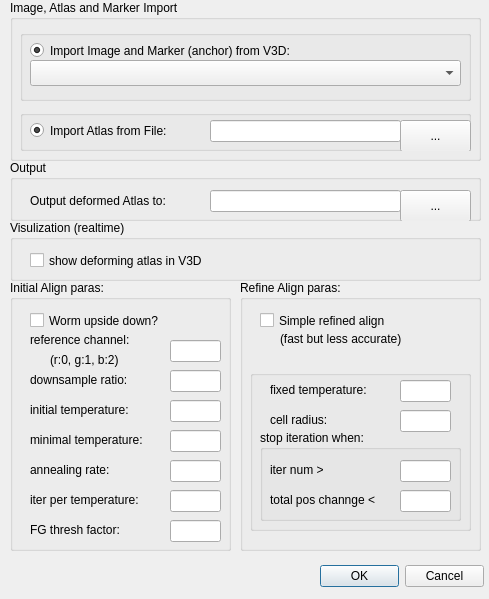
<?xml version="1.0" encoding="UTF-8"?>
<ui version="4.0">
 <class>ParaDialogCombine</class>
 <widget class="QDialog" name="ParaDialogCombine">
  <property name="enabled">
   <bool>true</bool>
  </property>
  <property name="geometry">
   <rect>
    <x>0</x>
    <y>0</y>
    <width>489</width>
    <height>599</height>
   </rect>
  </property>
  <property name="windowTitle">
   <string>Atlas Guided C.elegans Cell Annotation</string>
  </property>
  <widget class="QDialogButtonBox" name="buttonBox">
   <property name="geometry">
    <rect>
     <x>320</x>
     <y>560</y>
     <width>164</width>
     <height>32</height>
    </rect>
   </property>
   <property name="layoutDirection">
    <enum>Qt::LeftToRight</enum>
   </property>
   <property name="orientation">
    <enum>Qt::Horizontal</enum>
   </property>
   <property name="standardButtons">
    <set>QDialogButtonBox::Cancel|QDialogButtonBox::Ok</set>
   </property>
  </widget>
  <widget class="QGroupBox" name="groupBox">
   <property name="geometry">
    <rect>
     <x>20</x>
     <y>30</y>
     <width>451</width>
     <height>71</height>
    </rect>
   </property>
   <property name="title">
    <string/>
   </property>
   <widget class="QRadioButton" name="radioButton_imgv3d">
    <property name="geometry">
     <rect>
      <x>10</x>
      <y>10</y>
      <width>431</width>
      <height>21</height>
     </rect>
    </property>
    <property name="text">
     <string>Import Image and Marker (anchor) from V3D:</string>
    </property>
    <property name="checked">
     <bool>true</bool>
    </property>
   </widget>
   <widget class="QComboBox" name="comboBox_imgv3d">
    <property name="enabled">
     <bool>true</bool>
    </property>
    <property name="geometry">
     <rect>
      <x>10</x>
      <y>30</y>
      <width>431</width>
      <height>26</height>
     </rect>
    </property>
   </widget>
  </widget>
  <widget class="QGroupBox" name="groupBox_2">
   <property name="geometry">
    <rect>
     <x>20</x>
     <y>110</y>
     <width>451</width>
     <height>41</height>
    </rect>
   </property>
   <property name="title">
    <string/>
   </property>
   <widget class="QRadioButton" name="radioButton_atlasfile">
    <property name="geometry">
     <rect>
      <x>10</x>
      <y>10</y>
      <width>175</width>
      <height>21</height>
     </rect>
    </property>
    <property name="text">
     <string>Import Atlas from File:</string>
    </property>
    <property name="checked">
     <bool>true</bool>
    </property>
   </widget>
   <widget class="QLineEdit" name="lineEdit_atlasfile">
    <property name="geometry">
     <rect>
      <x>190</x>
      <y>10</y>
      <width>191</width>
      <height>22</height>
     </rect>
    </property>
   </widget>
   <widget class="QPushButton" name="pushButton_atlasfile">
    <property name="geometry">
     <rect>
      <x>380</x>
      <y>10</y>
      <width>71</width>
      <height>32</height>
     </rect>
    </property>
    <property name="text">
     <string>...</string>
    </property>
   </widget>
  </widget>
  <widget class="QGroupBox" name="groupBox_3">
   <property name="geometry">
    <rect>
     <x>10</x>
     <y>0</y>
     <width>471</width>
     <height>161</height>
    </rect>
   </property>
   <property name="title">
    <string>Image, Atlas and Marker Import</string>
   </property>
  </widget>
  <widget class="QGroupBox" name="groupBox_4">
   <property name="geometry">
    <rect>
     <x>10</x>
     <y>280</y>
     <width>221</width>
     <height>271</height>
    </rect>
   </property>
   <property name="title">
    <string>Initial Align paras:</string>
   </property>
   <widget class="QCheckBox" name="checkBox_wormupsidedown">
    <property name="geometry">
     <rect>
      <x>20</x>
      <y>30</y>
      <width>171</width>
      <height>21</height>
     </rect>
    </property>
    <property name="text">
     <string>Worm upside down?</string>
    </property>
   </widget>
   <widget class="QLineEdit" name="lineEdit_refchannel">
    <property name="geometry">
     <rect>
      <x>160</x>
      <y>60</y>
      <width>51</width>
      <height>22</height>
     </rect>
    </property>
   </widget>
   <widget class="QLabel" name="label_refchannel">
    <property name="geometry">
     <rect>
      <x>20</x>
      <y>50</y>
      <width>131</width>
      <height>20</height>
     </rect>
    </property>
    <property name="text">
     <string>reference channel:</string>
    </property>
   </widget>
   <widget class="QLabel" name="label_downsampleratio">
    <property name="geometry">
     <rect>
      <x>20</x>
      <y>90</y>
      <width>131</width>
      <height>20</height>
     </rect>
    </property>
    <property name="text">
     <string>downsample ratio:</string>
    </property>
   </widget>
   <widget class="QLabel" name="label_temperature_ini">
    <property name="geometry">
     <rect>
      <x>20</x>
      <y>120</y>
      <width>131</width>
      <height>20</height>
     </rect>
    </property>
    <property name="text">
     <string>initial temperature:</string>
    </property>
   </widget>
   <widget class="QLabel" name="label_temperature_min">
    <property name="geometry">
     <rect>
      <x>20</x>
      <y>150</y>
      <width>141</width>
      <height>20</height>
     </rect>
    </property>
    <property name="text">
     <string>minimal temperature:</string>
    </property>
   </widget>
   <widget class="QLabel" name="label_annealingrate">
    <property name="geometry">
     <rect>
      <x>20</x>
      <y>180</y>
      <width>131</width>
      <height>20</height>
     </rect>
    </property>
    <property name="text">
     <string>annealing rate:</string>
    </property>
   </widget>
   <widget class="QLabel" name="label_iter_pertemp">
    <property name="geometry">
     <rect>
      <x>20</x>
      <y>210</y>
      <width>141</width>
      <height>20</height>
     </rect>
    </property>
    <property name="text">
     <string>iter per temperature:</string>
    </property>
   </widget>
   <widget class="QLineEdit" name="lineEdit_downsampleratio">
    <property name="geometry">
     <rect>
      <x>160</x>
      <y>90</y>
      <width>51</width>
      <height>22</height>
     </rect>
    </property>
   </widget>
   <widget class="QLineEdit" name="lineEdit_temp_ini">
    <property name="geometry">
     <rect>
      <x>160</x>
      <y>120</y>
      <width>51</width>
      <height>22</height>
     </rect>
    </property>
   </widget>
   <widget class="QLineEdit" name="lineEdit_temp_min">
    <property name="geometry">
     <rect>
      <x>160</x>
      <y>150</y>
      <width>51</width>
      <height>22</height>
     </rect>
    </property>
   </widget>
   <widget class="QLineEdit" name="lineEdit_annealingrate">
    <property name="geometry">
     <rect>
      <x>160</x>
      <y>180</y>
      <width>51</width>
      <height>22</height>
     </rect>
    </property>
   </widget>
   <widget class="QLineEdit" name="lineEdit_niter_pertemp">
    <property name="geometry">
     <rect>
      <x>160</x>
      <y>210</y>
      <width>51</width>
      <height>22</height>
     </rect>
    </property>
   </widget>
   <widget class="QLabel" name="label">
    <property name="geometry">
     <rect>
      <x>40</x>
      <y>70</y>
      <width>111</width>
      <height>20</height>
     </rect>
    </property>
    <property name="text">
     <string>(r:0, g:1, b:2)</string>
    </property>
   </widget>
   <widget class="QLineEdit" name="lineEdit_fgthresh">
    <property name="geometry">
     <rect>
      <x>160</x>
      <y>240</y>
      <width>51</width>
      <height>22</height>
     </rect>
    </property>
   </widget>
   <widget class="QLabel" name="label_annealingrate_2">
    <property name="geometry">
     <rect>
      <x>20</x>
      <y>240</y>
      <width>121</width>
      <height>20</height>
     </rect>
    </property>
    <property name="text">
     <string>FG thresh factor:</string>
    </property>
   </widget>
  </widget>
  <widget class="QGroupBox" name="groupBox_5">
   <property name="geometry">
    <rect>
     <x>240</x>
     <y>280</y>
     <width>241</width>
     <height>271</height>
    </rect>
   </property>
   <property name="title">
    <string>Refine Align paras:</string>
   </property>
   <widget class="QCheckBox" name="checkBox_refinealign_simple">
    <property name="geometry">
     <rect>
      <x>20</x>
      <y>30</y>
      <width>201</width>
      <height>21</height>
     </rect>
    </property>
    <property name="text">
     <string>Simple refined align</string>
    </property>
   </widget>
   <widget class="QGroupBox" name="groupBox_7">
    <property name="geometry">
     <rect>
      <x>10</x>
      <y>90</y>
      <width>221</width>
      <height>161</height>
     </rect>
    </property>
    <property name="title">
     <string/>
    </property>
    <widget class="QGroupBox" name="groupBox_6">
     <property name="geometry">
      <rect>
       <x>10</x>
       <y>60</y>
       <width>201</width>
       <height>91</height>
      </rect>
     </property>
     <property name="title">
      <string>stop iteration when:</string>
     </property>
     <widget class="QLabel" name="label_9">
      <property name="geometry">
       <rect>
        <x>10</x>
        <y>30</y>
        <width>91</width>
        <height>20</height>
       </rect>
      </property>
      <property name="text">
       <string>iter num &gt; </string>
      </property>
     </widget>
     <widget class="QLineEdit" name="lineEdit_ref_maxiter">
      <property name="geometry">
       <rect>
        <x>140</x>
        <y>30</y>
        <width>51</width>
        <height>22</height>
       </rect>
      </property>
     </widget>
     <widget class="QLineEdit" name="lineEdit_ref_minposchange">
      <property name="geometry">
       <rect>
        <x>140</x>
        <y>60</y>
        <width>51</width>
        <height>22</height>
       </rect>
      </property>
     </widget>
     <widget class="QLabel" name="label_10">
      <property name="geometry">
       <rect>
        <x>10</x>
        <y>60</y>
        <width>141</width>
        <height>20</height>
       </rect>
      </property>
      <property name="text">
       <string>total pos channge &lt; </string>
      </property>
     </widget>
    </widget>
    <widget class="QLineEdit" name="lineEdit_ref_cellradius">
     <property name="geometry">
      <rect>
       <x>150</x>
       <y>40</y>
       <width>51</width>
       <height>22</height>
      </rect>
     </property>
    </widget>
    <widget class="QLabel" name="label_7">
     <property name="geometry">
      <rect>
       <x>20</x>
       <y>10</y>
       <width>131</width>
       <height>20</height>
      </rect>
     </property>
     <property name="text">
      <string>fixed temperature:</string>
     </property>
    </widget>
    <widget class="QLineEdit" name="lineEdit_ref_temperature">
     <property name="geometry">
      <rect>
       <x>150</x>
       <y>10</y>
       <width>51</width>
       <height>22</height>
      </rect>
     </property>
    </widget>
    <widget class="QLabel" name="label_8">
     <property name="geometry">
      <rect>
       <x>20</x>
       <y>40</y>
       <width>131</width>
       <height>20</height>
      </rect>
     </property>
     <property name="text">
      <string>cell radius:</string>
     </property>
    </widget>
   </widget>
   <widget class="QLabel" name="label_11">
    <property name="geometry">
     <rect>
      <x>40</x>
      <y>50</y>
      <width>151</width>
      <height>17</height>
     </rect>
    </property>
    <property name="text">
     <string>(fast but less accurate)</string>
    </property>
   </widget>
  </widget>
  <widget class="QGroupBox" name="groupBox_8">
   <property name="geometry">
    <rect>
     <x>10</x>
     <y>160</y>
     <width>471</width>
     <height>61</height>
    </rect>
   </property>
   <property name="title">
    <string>Output</string>
   </property>
   <widget class="QLabel" name="label_12">
    <property name="geometry">
     <rect>
      <x>20</x>
      <y>30</y>
      <width>171</width>
      <height>21</height>
     </rect>
    </property>
    <property name="text">
     <string>Output deformed Atlas to:</string>
    </property>
   </widget>
   <widget class="QLineEdit" name="lineEdit_atlas_output">
    <property name="geometry">
     <rect>
      <x>200</x>
      <y>30</y>
      <width>191</width>
      <height>22</height>
     </rect>
    </property>
   </widget>
   <widget class="QPushButton" name="pushButton_atlas_output">
    <property name="geometry">
     <rect>
      <x>390</x>
      <y>30</y>
      <width>71</width>
      <height>32</height>
     </rect>
    </property>
    <property name="text">
     <string>...</string>
    </property>
   </widget>
  </widget>
  <widget class="QGroupBox" name="groupBox_9">
   <property name="geometry">
    <rect>
     <x>10</x>
     <y>220</y>
     <width>471</width>
     <height>61</height>
    </rect>
   </property>
   <property name="title">
    <string>Visulization (realtime)</string>
   </property>
   <widget class="QCheckBox" name="checkBox_showV3D_pts">
    <property name="geometry">
     <rect>
      <x>20</x>
      <y>30</y>
      <width>411</width>
      <height>21</height>
     </rect>
    </property>
    <property name="text">
     <string>show deforming atlas in V3D</string>
    </property>
   </widget>
  </widget>
  <zorder>groupBox_3</zorder>
  <zorder>buttonBox</zorder>
  <zorder>groupBox</zorder>
  <zorder>groupBox_2</zorder>
  <zorder>groupBox_4</zorder>
  <zorder>groupBox_5</zorder>
  <zorder>groupBox_8</zorder>
  <zorder>groupBox_9</zorder>
 </widget>
 <resources/>
 <connections>
  <connection>
   <sender>buttonBox</sender>
   <signal>accepted()</signal>
   <receiver>ParaDialogCombine</receiver>
   <slot>accept()</slot>
   <hints>
    <hint type="sourcelabel">
     <x>320</x>
     <y>590</y>
    </hint>
    <hint type="destinationlabel">
     <x>157</x>
     <y>274</y>
    </hint>
   </hints>
  </connection>
  <connection>
   <sender>buttonBox</sender>
   <signal>rejected()</signal>
   <receiver>ParaDialogCombine</receiver>
   <slot>reject()</slot>
   <hints>
    <hint type="sourcelabel">
     <x>320</x>
     <y>590</y>
    </hint>
    <hint type="destinationlabel">
     <x>286</x>
     <y>274</y>
    </hint>
   </hints>
  </connection>
  <connection>
   <sender>radioButton_imgv3d</sender>
   <signal>toggled(bool)</signal>
   <receiver>comboBox_imgv3d</receiver>
   <slot>setEnabled(bool)</slot>
   <hints>
    <hint type="sourcelabel">
     <x>160</x>
     <y>49</y>
    </hint>
    <hint type="destinationlabel">
     <x>94</x>
     <y>64</y>
    </hint>
   </hints>
  </connection>
 </connections>
</ui>
